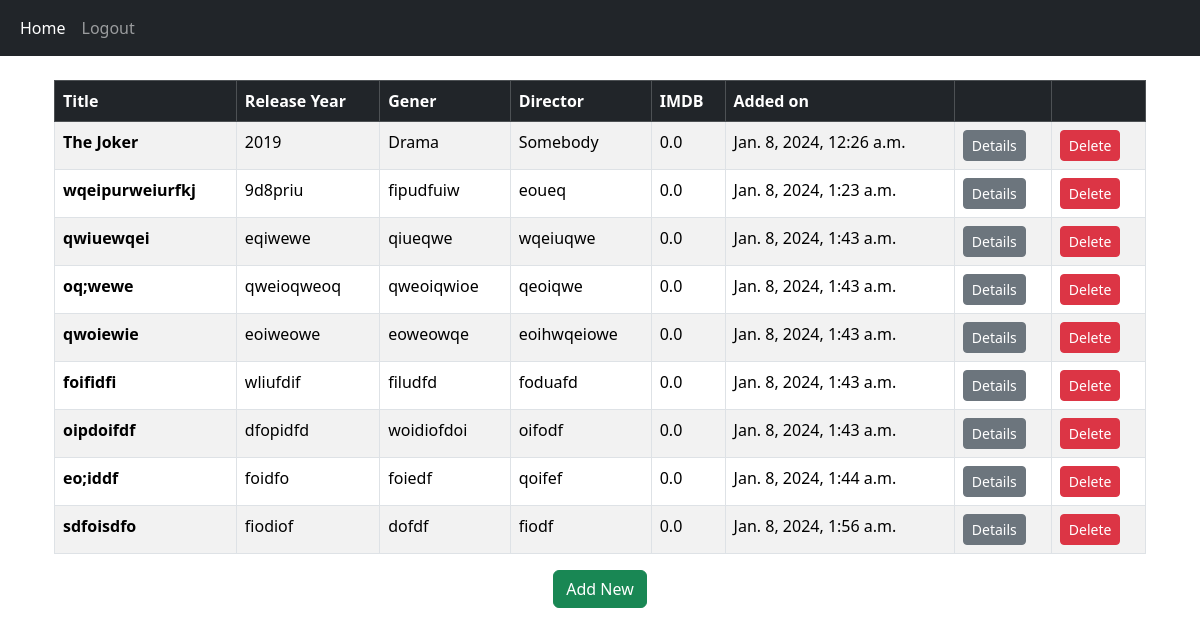
The app's page / (signed in) with its own data.
### base/models.py (models this page shows, shortened)
class Movie(models.Model):
    user = models.ForeignKey(User, on_delete=models.CASCADE, null=True, blank=True)
    title = models.CharField(max_length=100)
    release_year = models.CharField(max_length=100)
    genre = models.CharField(max_length=100)
    director = models.CharField(max_length=100)
    imdb_rating = models.CharField(max_length=10, blank=True, default='0.0')
    created_at = models.DateTimeField(auto_now_add=True)
    class Meta:
        ordering = ['created_at']

### base/views.py (the view)
# urls.py: path('', views.MoviesList.as_view(), name='movies-list'),
class MoviesList(LoginRequiredMixin, ListView):
    model = Movie
    template_name = 'base/movies_list.html'
    context_object_name = 'movies'
    def get_context_data(self, **kwargs):
        context = super().get_context_data(**kwargs)
        context['movies'] = context['movies'].filter(user=self.request.user)
        return context

### base/templates/base/movies_list.html
{% extends 'base/base.html' %}
{% block content %}
<br>
    {% if user.is_authenticated %}
        <div class="container">
        <table class="tableFixHead table table-striped table-hover table-bordered">
            <thead class="table-dark">
                <tr>
                  <th scope="col">Title</th>
                  <th scope="col">Release Year</th>
                  <th scope="col">Gener</th>
                  <th scope="col">Director</th>
                  <th scope="col">IMDB</th>
                  <th scope="col">Added on</th>
                  <th scope="col"></th>
                  <th scope="col"></th>
                </tr>
              </thead>
              <tbody>
                {% for movie in movies %}
                <tr>
                  <th scope="row">{{movie.title|truncatechars:20}}</th>
                  <td>{{movie.release_year}}</td>
                  <td>{{movie.genre|truncatechars:15}}</td>
                  <td>{{movie.director}}</td>
                  <td>{{movie.imdb_rating}}</td>
                  <td>{{movie.created_at}}</td>
                  <td>
                      <a href="{% url 'detail-movie' movie.id %}"><button type="button" class="btn btn-secondary btn-sm">Details</button></a>
                  </td>
                  <td>
                      <a href="{% url 'delete-movie' movie.id %}"><button type="button" class="btn btn-danger btn-sm">Delete</button></a>
                  </td>
                </tr>
                {% endfor %}
              </tbody>
            </table>
            <div class="d-flex justify-content-center">
                <a href="{% url 'add-movie' %}"><button type="button" class="btn btn-success">Add New</button></a>
            </div>
        </div>
    {% else %}
        <p>Login</p>
    {% endif %}
{% endblock %}

### base/templates/base/base.html (shortened to what this page needs)
<!DOCTYPE html>
<html lang="en">
<head>
    <link href="https://cdn.jsdelivr.net/npm/bootstrap@5.3.2/dist/css/bootstrap.min.css" rel="stylesheet">
</head>
<body>
    {% include 'base/navbar.html' %}
    <div  class="container">
        {% block content %}
        {% endblock %}
    </div>
</body>
</html>

### base/templates/base/navbar.html (shortened to what this page needs)
<nav class="navbar navbar-expand-lg navbar-dark bg-dark">
  <div class="container-fluid">
    <div class="collapse navbar-collapse" id="navbarNavDropdown">
      <ul class="navbar-nav">
        <li class="nav-item">
          <a class="nav-link active" aria-current="page" href="{% url 'movies-list' %}">Home</a>
        </li>
        {% if user.is_authenticated %}
          <li class="nav-item">
            <a class="nav-link" href="{% url 'logout' %}">Logout</a>
          </li>
        {% endif %}
      </ul>
    </div>
  </div>
</nav>

### records on screen
Movie: title "The Joker", release_year "2019", genre "Drama", director "Somebody", imdb_rating "0.0", created_at "Jan. 8, 2024, 12:26 a.m."
Movie: title "wqeipurweiurfkj", release_year "9d8priu", genre "fipudfuiw", director "eoueq", imdb_rating "0.0", created_at "Jan. 8, 2024, 1:23 a.m."
Movie: title "qwiuewqei", release_year "eqiwewe", genre "qiueqwe", director "wqeiuqwe", imdb_rating "0.0", created_at "Jan. 8, 2024, 1:43 a.m."
Movie: title "oq;wewe", release_year "qweioqweoq", genre "qweoiqwioe", director "qeoiqwe", imdb_rating "0.0", created_at "Jan. 8, 2024, 1:43 a.m."
Movie: title "qwoiewie", release_year "eoiweowe", genre "eoweowqe", director "eoihwqeiowe", imdb_rating "0.0", created_at "Jan. 8, 2024, 1:43 a.m."
Movie: title "foifidfi", release_year "wliufdif", genre "filudfd", director "foduafd", imdb_rating "0.0", created_at "Jan. 8, 2024, 1:43 a.m."
Movie: title "oipdoifdf", release_year "dfopidfd", genre "woidiofdoi", director "oifodf", imdb_rating "0.0", created_at "Jan. 8, 2024, 1:43 a.m."
Movie: title "eo;iddf", release_year "foidfo", genre "foiedf", director "qoifef", imdb_rating "0.0", created_at "Jan. 8, 2024, 1:44 a.m."
Movie: title "sdfoisdfo", release_year "fiodiof", genre "dofdf", director "fiodf", imdb_rating "0.0", created_at "Jan. 8, 2024, 1:56 a.m."
